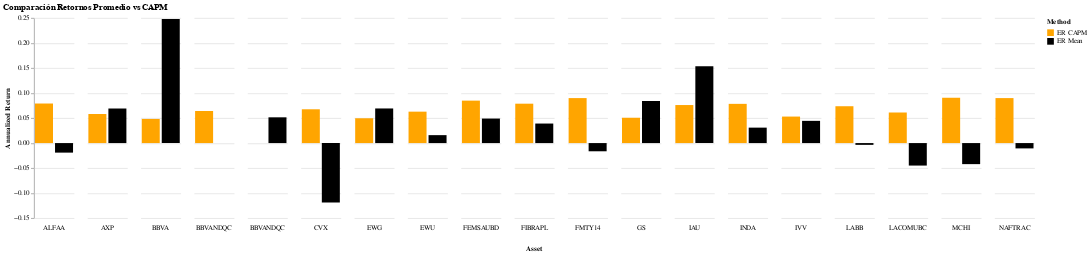

Notebook code cell kept with this figure:
### Markdown cell above
Ahora comparamos los **Retornos Históricos vs Retornos CAPM**

### Code cell
blpor.compare_mean_capm_returns(mean_rets, capm_rets)

### Figure 1 — Vega-Lite specification as saved in the notebook (floating-point values rounded to 4 significant figures)
{"config": {"view": {"continuousWidth": 300, "continuousHeight": 300, "stroke": null}, "header": {"labelOrient": "bottom", "titleOrient": "bottom"}}, "data": {"name": "data-5adec7d4950d5222da465a724f607da3"}, "mark": {"type": "bar"}, "encoding": {"color": {"field": "Method", "scale": {"range": ["orange", "black"]}, "type": "nominal"}, "column": {"field": "index", "header": {"labelOrient": "bottom", "titleOrient": "bottom"}, "title": "Asset", "type": "nominal"}, "tooltip": [{"field": "index", "type": "nominal"}, {"field": "Method", "type": "nominal"}, {"field": "Return", "type": "quantitative"}], "x": {"axis": null, "field": "Method", "type": "nominal"}, "y": {"field": "Return", "title": "Annualized Return", "type": "quantitative"}}, "height": 300, "title": "Comparación Retornos Promedio vs CAPM", "width": 60, "$schema": "https://vega.github.io/schema/vega-lite/v5.20.1.json", "datasets": {"data-5adec7d4950d5222da465a724f607da3": [{"index": "FEMSAUBD", "Method": "ER Mean", "Return": 0.04898}, {"index": "ALFAA", "Method": "ER Mean", "Return": -0.0191}, {"index": "FIBRAPL", "Method": "ER Mean", "Return": 0.03903}, {"index": "CVX", "Method": "ER Mean", "Return": -0.1187}, {"index": "INDA", "Method": "ER Mean", "Return": 0.03086}, {"index": "EWU", "Method": "ER Mean", "Return": 0.01585}, {"index": "GS", "Method": "ER Mean", "Return": 0.08411}, {"index": "IVV", "Method": "ER Mean", "Return": 0.04441}, {"index": "AXP", "Method": "ER Mean", "Return": 0.06909}, {"index": "MCHI", "Method": "ER Mean", "Return": -0.0421}, {"index": "IAU", "Method": "ER Mean", "Return": 0.1538}, {"index": "LABB", "Method": "ER Mean", "Return": -0.003592}, {"index": "LACOMUBC", "Method": "ER Mean", "Return": -0.04498}, {"index": "FMTY14", "Method": "ER Mean", "Return": -0.01642}, {"index": "BBVA", "Method": "ER Mean", "Return": 0.2478}, {"index": "NAFTRAC", "Method": "ER Mean", "Return": -0.01065}, {"index": "EWG", "Method": "ER Mean", "Return": 0.06919}, {"index": "BBVANDQC ", "Method": "ER Mean", "Return": 0.05147}, {"index": "FEMSAUBD", "Method": "ER CAPM", "Return": 0.08483}, {"index": "ALFAA", "Method": "ER CAPM", "Return": 0.07907}, {"index": "FIBRAPL", "Method": "ER CAPM", "Return": 0.07873}, {"index": "CVX", "Method": "ER CAPM", "Return": 0.06755}, {"index": "INDA", "Method": "ER CAPM", "Return": 0.0784}, {"index": "EWU", "Method": "ER CAPM", "Return": 0.06281}, {"index": "GS", "Method": "ER CAPM", "Return": 0.05061}, {"index": "IVV", "Method": "ER CAPM", "Return": 0.05298}, {"index": "AXP", "Method": "ER CAPM", "Return": 0.05806}, {"index": "MCHI", "Method": "ER CAPM", "Return": 0.09059}, {"index": "IAU", "Method": "ER CAPM", "Return": 0.07602}, {"index": "LABB", "Method": "ER CAPM", "Return": 0.07365}, {"index": "LACOMUBC", "Method": "ER CAPM", "Return": 0.06111}, {"index": "FMTY14", "Method": "ER CAPM", "Return": 0.08992}, {"index": "BBVA", "Method": "ER CAPM", "Return": 0.04824}, {"index": "NAFTRAC", "Method": "ER CAPM", "Return": 0.08992}, {"index": "EWG", "Method": "ER CAPM", "Return": 0.04959}, {"index": "BBVANDQC", "Method": "ER CAPM", "Return": 0.06416}]}}
